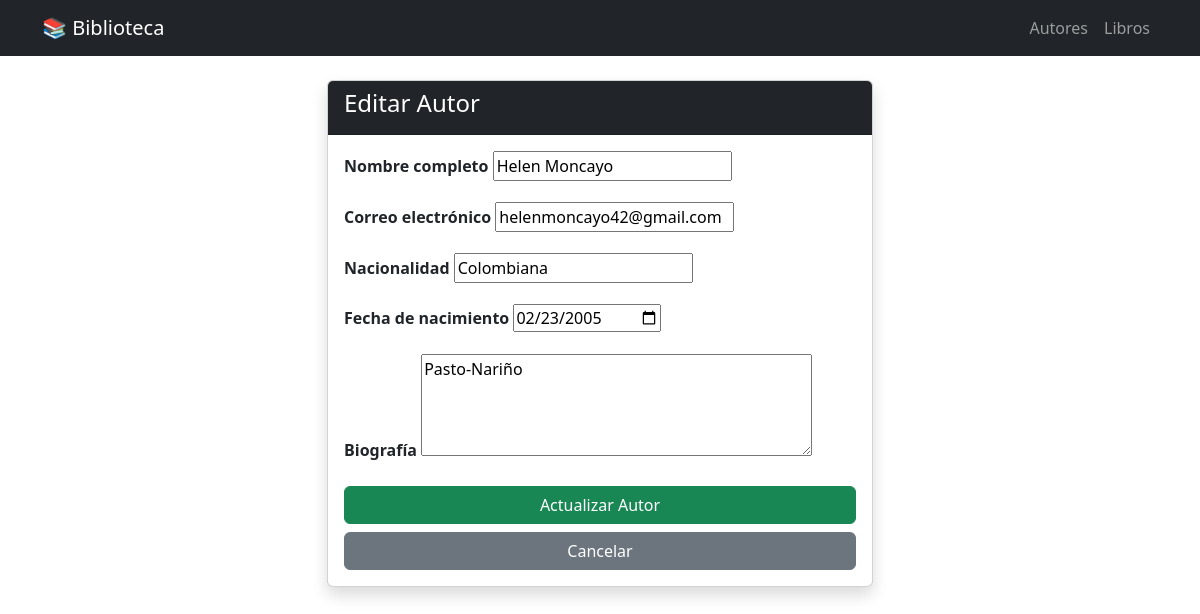
The app's page /autores/editar/1/ with its own data.
### gestion/models.py (models this page shows, shortened)
class Autor(models.Model):
    nombre = models.CharField(max_length=100)
    correo = models.EmailField(unique=True)
    nacionalidad = models.CharField(max_length=50)
    fecha_nacimiento = models.DateField()
    biografia = models.TextField(blank=True, null=True)
    class Meta:
        verbose_name = "Autor"
        verbose_name_plural = "Autores"

### gestion/views.py (the view)
# urls.py: path('autores/editar/<int:pk>/', views.EditarAutorView.as_view(), name='editar_autor'),
class EditarAutorView(UpdateView):
    model = Autor
    form_class = AutorForm
    template_name = 'gestion/autor_form.html'
    success_url = reverse_lazy('lista_autores')
    def get_context_data(self, **kwargs):
        context = super().get_context_data(**kwargs)
        context['titulo'] = 'Editar Autor'
        context['boton'] = 'Actualizar Autor'
        return context

### gestion/forms.py
class AutorForm(forms.ModelForm):
    fecha_nacimiento = forms.DateField(
        widget=forms.DateInput(attrs={'type': 'date'}),
        label='Fecha de nacimiento'
    )
    class Meta:
        model = Autor
        fields = ['nombre', 'correo', 'nacionalidad', 'fecha_nacimiento', 'biografia']
        labels = {
            'nombre': 'Nombre completo',
            'correo': 'Correo electrónico',
            'nacionalidad': 'Nacionalidad',
            'biografia': 'Biografía',
        }
        widgets = {
            'biografia': forms.Textarea(attrs={'rows': 4}),
        }

### gestion/templates/gestion/autor_form.html (shortened to what this page needs)
{% extends 'gestion/base.html' %}
{% block content %}
<div class="row justify-content-center">
    <div class="col-md-6">
        <div class="card shadow">
            <div class="card-header bg-dark text-white">
                <h4>{{ titulo }}</h4>
            </div>
            <div class="card-body">
                <form method="post">
                    {% for field in form %}
                    <div class="mb-3">
                        <label class="form-label fw-bold">{{ field.label }}</label>
                        {{ field }}
                    </div>
                    {% endfor %}
                    <div class="d-grid gap-2">
                        <button type="submit" class="btn btn-success">{{ boton }}</button>
                        <a href="{% url 'lista_autores' %}" class="btn btn-secondary">Cancelar</a>
                    </div>
                </form>
            </div>
        </div>
    </div>
</div>
{% endblock %}

### records on screen
Autor: form "Helen Moncayo" "helenmoncayo42@gmail.com" "Colombiana" "02/23/2005" "Pasto-Nariño"

### other values on screen
{{ titulo }} "Editar Autor"
{{ field.label }} "Nombre completo" "Correo electrónico" "Nacionalidad" "Fecha de nacimiento" "Biografía"
{{ boton }} "Actualizar Autor"
